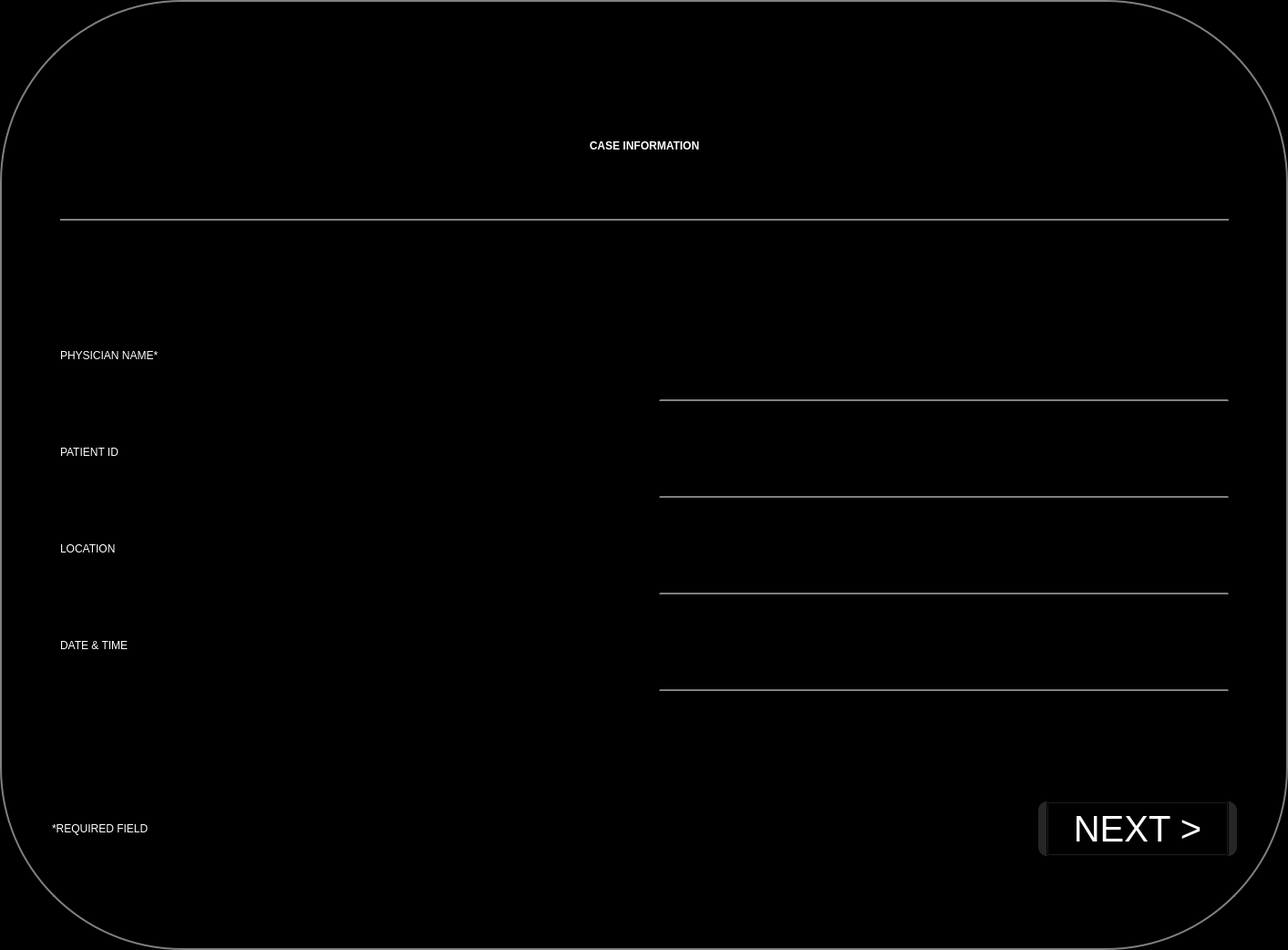
<?xml version="1.0" encoding="UTF-8"?>
<ui version="4.0">
 <class>DialogCaseInformation</class>
 <widget class="QDialog" name="DialogCaseInformation">
  <property name="windowModality">
   <enum>Qt::WindowModal</enum>
  </property>
  <property name="geometry">
   <rect>
    <x>0</x>
    <y>0</y>
    <width>1413</width>
    <height>1042</height>
   </rect>
  </property>
  <property name="windowTitle">
   <string>Dialog</string>
  </property>
  <property name="styleSheet">
   <string notr="true">QWidget{
background-color: black;
color: white;
}
QLabel{
font: 40pt &quot;Helvetica Neue&quot;;
font-color: grey;
}
QLabel#labelInfo{
font: 24pt &quot;Helvetica Neue&quot;;
}
QLabel#labelTitle{
border-bottom: 2px solid grey;
font: 60pt &quot;Helvetica Neue&quot;;
font-weight: 600
}
QLineEdit{
font: 40pt &quot;Helvetica Neue&quot;;
color: #A9A9A9;
}
QFrame{
border: 0px;
}
QFrame#frame{
background-color:#262626;
border-radius: 10px;
}
QPushButton{
font: 40px;
color: white;
}
QDialog{
border: 2px solid grey; 
border-radius: 200px;
}
QLineEdit{
border-top: 0px;
border-bottom: 2px solid grey;
}
</string>
  </property>
  <property name="modal">
   <bool>true</bool>
  </property>
  <layout class="QGridLayout" name="gridLayout">
   <property name="leftMargin">
    <number>0</number>
   </property>
   <property name="topMargin">
    <number>0</number>
   </property>
   <property name="rightMargin">
    <number>0</number>
   </property>
   <property name="bottomMargin">
    <number>0</number>
   </property>
   <property name="spacing">
    <number>0</number>
   </property>
   <item row="0" column="1">
    <spacer name="verticalSpacer">
     <property name="orientation">
      <enum>Qt::Vertical</enum>
     </property>
     <property name="sizeHint" stdset="0">
      <size>
       <width>20</width>
       <height>68</height>
      </size>
     </property>
    </spacer>
   </item>
   <item row="1" column="0">
    <spacer name="horizontalSpacer_2">
     <property name="orientation">
      <enum>Qt::Horizontal</enum>
     </property>
     <property name="sizeHint" stdset="0">
      <size>
       <width>54</width>
       <height>20</height>
      </size>
     </property>
    </spacer>
   </item>
   <item row="1" column="1" rowspan="2">
    <widget class="QFrame" name="frameInternal">
     <property name="minimumSize">
      <size>
       <width>1300</width>
       <height>900</height>
      </size>
     </property>
     <property name="maximumSize">
      <size>
       <width>1300</width>
       <height>900</height>
      </size>
     </property>
     <property name="frameShape">
      <enum>QFrame::StyledPanel</enum>
     </property>
     <property name="frameShadow">
      <enum>QFrame::Raised</enum>
     </property>
     <layout class="QVBoxLayout" name="verticalLayout_2">
      <property name="spacing">
       <number>80</number>
      </property>
      <property name="leftMargin">
       <number>0</number>
      </property>
      <property name="topMargin">
       <number>0</number>
      </property>
      <property name="rightMargin">
       <number>0</number>
      </property>
      <property name="bottomMargin">
       <number>0</number>
      </property>
      <item>
       <widget class="QFrame" name="frameTitle">
        <property name="minimumSize">
         <size>
          <width>0</width>
          <height>180</height>
         </size>
        </property>
        <property name="styleSheet">
         <string notr="true"/>
        </property>
        <property name="frameShape">
         <enum>QFrame::StyledPanel</enum>
        </property>
        <property name="frameShadow">
         <enum>QFrame::Raised</enum>
        </property>
        <layout class="QVBoxLayout" name="verticalLayout">
         <item>
          <widget class="QLabel" name="labelTitle">
           <property name="sizePolicy">
            <sizepolicy hsizetype="Expanding" vsizetype="Preferred">
             <horstretch>0</horstretch>
             <verstretch>0</verstretch>
            </sizepolicy>
           </property>
           <property name="minimumSize">
            <size>
             <width>0</width>
             <height>120</height>
            </size>
           </property>
           <property name="maximumSize">
            <size>
             <width>16777215</width>
             <height>16777214</height>
            </size>
           </property>
           <property name="styleSheet">
            <string notr="true"/>
           </property>
           <property name="frameShape">
            <enum>QFrame::NoFrame</enum>
           </property>
           <property name="text">
            <string>CASE INFORMATION</string>
           </property>
           <property name="alignment">
            <set>Qt::AlignCenter</set>
           </property>
          </widget>
         </item>
        </layout>
       </widget>
      </item>
      <item>
       <widget class="QFrame" name="frameInfo">
        <property name="frameShape">
         <enum>QFrame::StyledPanel</enum>
        </property>
        <property name="frameShadow">
         <enum>QFrame::Raised</enum>
        </property>
        <layout class="QFormLayout" name="formLayout">
         <item row="3" column="0">
          <widget class="QLabel" name="labelPatientId">
           <property name="minimumSize">
            <size>
             <width>651</width>
             <height>91</height>
            </size>
           </property>
           <property name="text">
            <string>PATIENT ID</string>
           </property>
          </widget>
         </item>
         <item row="3" column="1">
          <widget class="QLineEdit" name="lineEditPatientId">
           <property name="minimumSize">
            <size>
             <width>611</width>
             <height>100</height>
            </size>
           </property>
          </widget>
         </item>
         <item row="4" column="0">
          <widget class="QLabel" name="labelLocation">
           <property name="minimumSize">
            <size>
             <width>651</width>
             <height>91</height>
            </size>
           </property>
           <property name="text">
            <string>LOCATION</string>
           </property>
          </widget>
         </item>
         <item row="4" column="1">
          <widget class="QLineEdit" name="lineEditLocation">
           <property name="minimumSize">
            <size>
             <width>611</width>
             <height>100</height>
            </size>
           </property>
          </widget>
         </item>
         <item row="5" column="0">
          <widget class="QLabel" name="labelDateAndTime">
           <property name="minimumSize">
            <size>
             <width>651</width>
             <height>91</height>
            </size>
           </property>
           <property name="text">
            <string>DATE &amp; TIME</string>
           </property>
          </widget>
         </item>
         <item row="5" column="1">
          <widget class="QLineEdit" name="lineEditDateAndTime">
           <property name="minimumSize">
            <size>
             <width>611</width>
             <height>100</height>
            </size>
           </property>
           <property name="text">
            <string/>
           </property>
           <property name="readOnly">
            <bool>true</bool>
           </property>
          </widget>
         </item>
         <item row="2" column="0">
          <widget class="QLabel" name="labelPhysicianName">
           <property name="minimumSize">
            <size>
             <width>651</width>
             <height>91</height>
            </size>
           </property>
           <property name="text">
            <string>PHYSICIAN NAME*</string>
           </property>
           <property name="buddy">
            <cstring>lineEditPhysicianName</cstring>
           </property>
          </widget>
         </item>
         <item row="2" column="1">
          <widget class="QLineEdit" name="lineEditPhysicianName">
           <property name="minimumSize">
            <size>
             <width>611</width>
             <height>100</height>
            </size>
           </property>
          </widget>
         </item>
        </layout>
       </widget>
      </item>
      <item>
       <widget class="QFrame" name="frameNext">
        <property name="styleSheet">
         <string notr="true"/>
        </property>
        <property name="frameShape">
         <enum>QFrame::StyledPanel</enum>
        </property>
        <property name="frameShadow">
         <enum>QFrame::Raised</enum>
        </property>
        <layout class="QHBoxLayout" name="horizontalLayout">
         <property name="spacing">
          <number>0</number>
         </property>
         <property name="leftMargin">
          <number>0</number>
         </property>
         <property name="topMargin">
          <number>0</number>
         </property>
         <property name="rightMargin">
          <number>0</number>
         </property>
         <property name="bottomMargin">
          <number>0</number>
         </property>
         <item>
          <widget class="QLabel" name="labelInfo">
           <property name="minimumSize">
            <size>
             <width>721</width>
             <height>101</height>
            </size>
           </property>
           <property name="text">
            <string>*REQUIRED FIELD</string>
           </property>
          </widget>
         </item>
         <item>
          <spacer name="horizontalSpacer">
           <property name="orientation">
            <enum>Qt::Horizontal</enum>
           </property>
           <property name="sizeHint" stdset="0">
            <size>
             <width>358</width>
             <height>20</height>
            </size>
           </property>
          </spacer>
         </item>
         <item>
          <widget class="QFrame" name="frame">
           <property name="maximumSize">
            <size>
             <width>16777215</width>
             <height>60</height>
            </size>
           </property>
           <property name="styleSheet">
            <string notr="true"/>
           </property>
           <property name="frameShape">
            <enum>QFrame::StyledPanel</enum>
           </property>
           <property name="frameShadow">
            <enum>QFrame::Raised</enum>
           </property>
           <layout class="QVBoxLayout" name="verticalLayout_3">
            <property name="spacing">
             <number>0</number>
            </property>
            <property name="topMargin">
             <number>0</number>
            </property>
            <property name="bottomMargin">
             <number>0</number>
            </property>
            <item>
             <widget class="QPushButton" name="pushButtonNext">
              <property name="sizePolicy">
               <sizepolicy hsizetype="Preferred" vsizetype="Fixed">
                <horstretch>0</horstretch>
                <verstretch>0</verstretch>
               </sizepolicy>
              </property>
              <property name="minimumSize">
               <size>
                <width>200</width>
                <height>60</height>
               </size>
              </property>
              <property name="maximumSize">
               <size>
                <width>200</width>
                <height>60</height>
               </size>
              </property>
              <property name="styleSheet">
               <string notr="true"/>
              </property>
              <property name="text">
               <string>NEXT &gt;</string>
              </property>
              <property name="autoDefault">
               <bool>false</bool>
              </property>
             </widget>
            </item>
           </layout>
          </widget>
         </item>
        </layout>
       </widget>
      </item>
     </layout>
    </widget>
   </item>
   <item row="2" column="2">
    <spacer name="horizontalSpacer_3">
     <property name="orientation">
      <enum>Qt::Horizontal</enum>
     </property>
     <property name="sizeHint" stdset="0">
      <size>
       <width>53</width>
       <height>20</height>
      </size>
     </property>
    </spacer>
   </item>
   <item row="3" column="1">
    <spacer name="verticalSpacer_2">
     <property name="orientation">
      <enum>Qt::Vertical</enum>
     </property>
     <property name="sizeHint" stdset="0">
      <size>
       <width>20</width>
       <height>68</height>
      </size>
     </property>
    </spacer>
   </item>
  </layout>
 </widget>
 <tabstops>
  <tabstop>lineEditPhysicianName</tabstop>
  <tabstop>lineEditPatientId</tabstop>
  <tabstop>lineEditLocation</tabstop>
  <tabstop>lineEditDateAndTime</tabstop>
  <tabstop>pushButtonNext</tabstop>
 </tabstops>
 <resources/>
 <connections>
  <connection>
   <sender>pushButtonNext</sender>
   <signal>clicked()</signal>
   <receiver>DialogCaseInformation</receiver>
   <slot>accept()</slot>
   <hints>
    <hint type="sourcelabel">
     <x>1347</x>
     <y>949</y>
    </hint>
    <hint type="destinationlabel">
     <x>742</x>
     <y>512</y>
    </hint>
   </hints>
  </connection>
 </connections>
</ui>
